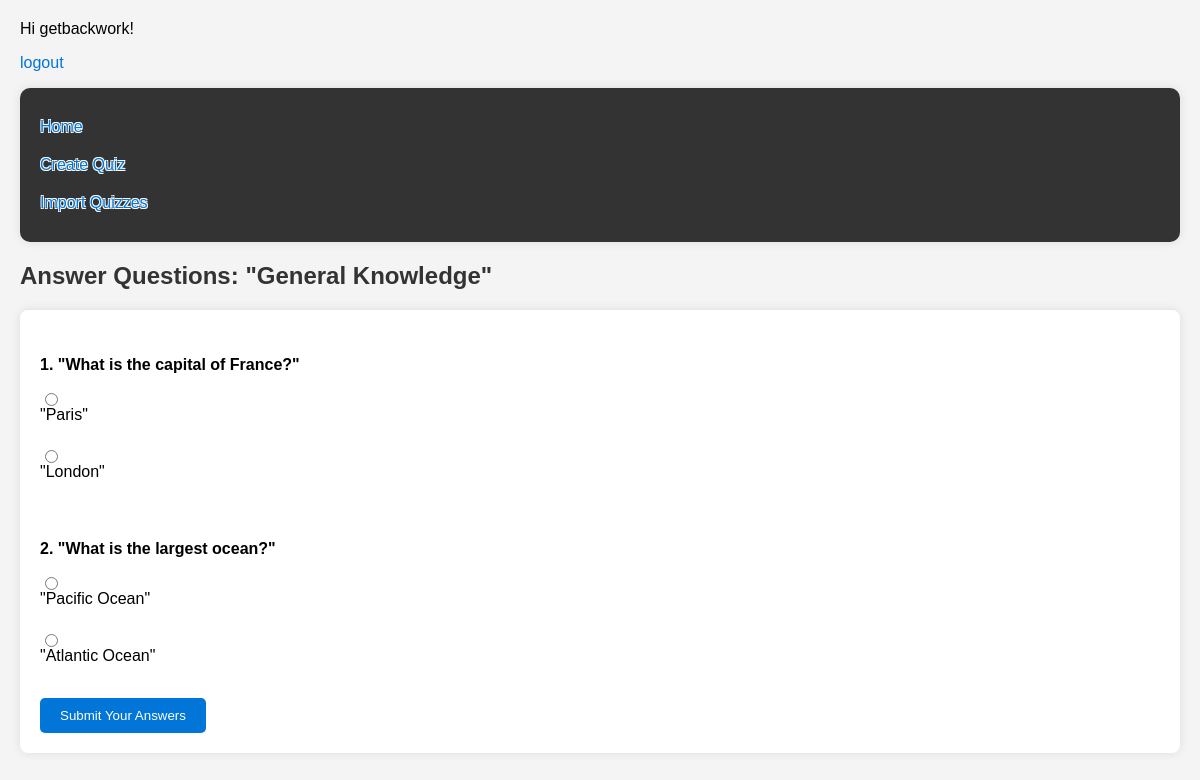
The page /quiz/18/attempt/ (signed in) on the database its author committed.
### quizzes/models.py (models this page shows, shortened)
class Quiz(models.Model):
    title = models.CharField(max_length=255)
    description = models.TextField(blank=True)
    created_at = models.DateTimeField(auto_now_add=True)
    owner = models.ForeignKey(User, on_delete=models.CASCADE)

class Question(models.Model):
    quiz = models.ForeignKey(Quiz, related_name='questions', on_delete=models.CASCADE)
    text = models.CharField(max_length=255)
    created_at = models.DateTimeField(auto_now_add=True)

class Option(models.Model):
    question = models.ForeignKey(Question, related_name='options', on_delete=models.CASCADE)
    text = models.CharField(max_length=255)
    is_correct = models.BooleanField(default=False)

### quizzes/views.py (the view, shortened to what this page needs)
# urls.py: path('<int:pk>/attempt/', views.attempt_quiz, name='attempt_quiz'),
@login_required
def attempt_quiz(request, pk):
    quiz = Quiz.objects.get(pk=pk)
    questions = quiz.questions.all()
    context = {
        'quiz': quiz,
        'questions': questions,
    }
    return render(request, 'attempt_quiz.html', context)

### templates/attempt_quiz.html (shortened to what this page needs)
{% extends 'base.html' %}
{% block content %}
  <h2>Answer Questions: {{ quiz.title }}</h2>
  <form method="post">
    {% for question in questions %}
      <div>
        <p><strong>{{ forloop.counter }}. {{ question.text }}</strong></p>
        {% for option in question.options.all %}
          <input type="radio" name="{{ question.id }}" value="{{ option.id }}" id="option{{ option.id }}">
          <label for="option{{ option.id }}">{{ option.text }}</label><br>
        {% endfor %}
      </div>
    {% endfor %}
    <button type="submit">Submit Your Answers</button>
  </form>
{% endblock %}

### templates/base.html (shortened to what this page needs)
{% load static %}
<html lang="en">
<head>
    <link href="{% static "css/base.css" %}" rel="stylesheet">
</head>
<body>
    {% block sidebar %}
    {% if user.is_authenticated %}
        <p>Hi {{ user.username }}!</p>
        <p><a href="{% url 'logout' %}">logout</a></p>
    {% else %}
        <p>You are not logged in.</p>
        <p><a href="{% url 'login' %}">login</a> <a href="{% url 'signup' %}">signup</a></p>
    {% endif %}
    <ul class="sidebar-nav">
        <li><a href="{% url 'quiz_list' %}">Home</a></li>
        <li><a href="{% url 'quiz_create' %}">Create Quiz</a></li>
        <li><a href="{% url 'import_quizzes' %}">Import Quizzes</a></li>
    </ul>
    {% endblock %}
    {% block content %}
    {% endblock content%}
</body>
</html>

### static/css/base.css (style rules this page uses)
body { font-family: Arial, sans-serif; background-color: #f4f4f4; margin: 0; padding: 20px; }
h2 { color: #333; }
ul, ol { list-style-type: none; padding: 0; }
a { color: #0275d8; text-decoration: none; }
form { background-color: #fff; padding: 20px; border-radius: 8px; box-shadow: 0 0 10px rgba(0,0,0,0.1); }
label { display: block; margin-bottom: 5px; }
input[type="radio"], input[type="checkbox"] { margin-right: 5px; }
input[type="submit"], button { background-color: #0275d8; color: #ffffff; border: none; padding: 10px 20px; border-radius: 5px; cursor: pointer; }
.sidebar-nav { background-color: #333; color: #fff; padding: 20px; border-radius: 10px; box-shadow: 0 0 10px rgba(0,0,0,0.1); text-shadow: -0.8px -0.8px 0 #fff, 0.8px -0.8px 0 #fff, -0.8px 0.8px 0 #fff, 0.8px 0.8px 0 #fff; }
.sidebar-nav li { padding: 10px 0; }
ul, ol { padding-left: 20px; margin: 0 0 20px 0; }
div { padding: 10px 0; }

### rows shown on the page
Quiz: title "\"General Knowledge\""
Question: text "\"What is the capital of France?\""
Option: text "\"Paris\""
Option: text "\"London\""
Question: text "\"What is the largest ocean?\""
Option: text "\"Pacific Ocean\""
Option: text "\"Atlantic Ocean\""

### other values the page prints
{{ user.username }} "getbackwork"
